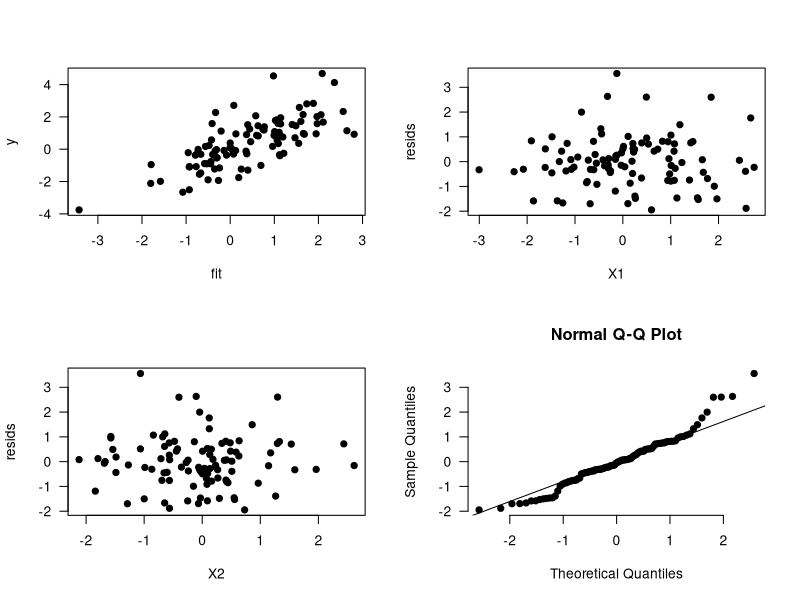

The R script that drew this image:
## ---- chunk 1
generate.data <- function(n){
  X = matrix(rnorm(2*n), n, 2)
  epsilon = rnorm(n)
  beta = runif(3, -1, 1) 
  y = cbind(1,X) %*% beta + epsilon
  df = data.frame(y=y, X1 = X[,1], X2 = X[,2])
  return(df)
}

estimate.and.plot <- function(dataframe, ...){
  mdl = lm(y~X1+X2, data=dataframe)
  resids = resid(mdl)
  fit =  fitted(mdl)
  par(mfrow=c(2,2))
  with(dataframe, {
    plot(y~fit, las=1, pch=19,...)
    plot(resids~X1, las=1, pch=19,...)
    plot(resids~X2, las=1, pch=19,...)
    })
  qqnorm(resids, pch=19, bty='n',las=1)
  qqline(resids)
  return(mdl)
}
## ---- chunk 2
# 1. Use this chunk to generate some data with the first function. 
# 2. Estimate the model with the second function.
# 3. Uncomment the code below to include a table with coefficient 
#    estimates (replace mdl with the correct output from the second
#    function).

dataframe = generate.data(100)
mdl = estimate.and.plot(dataframe)
knitr::kable(summary(mdl)$coef, digits=3)
